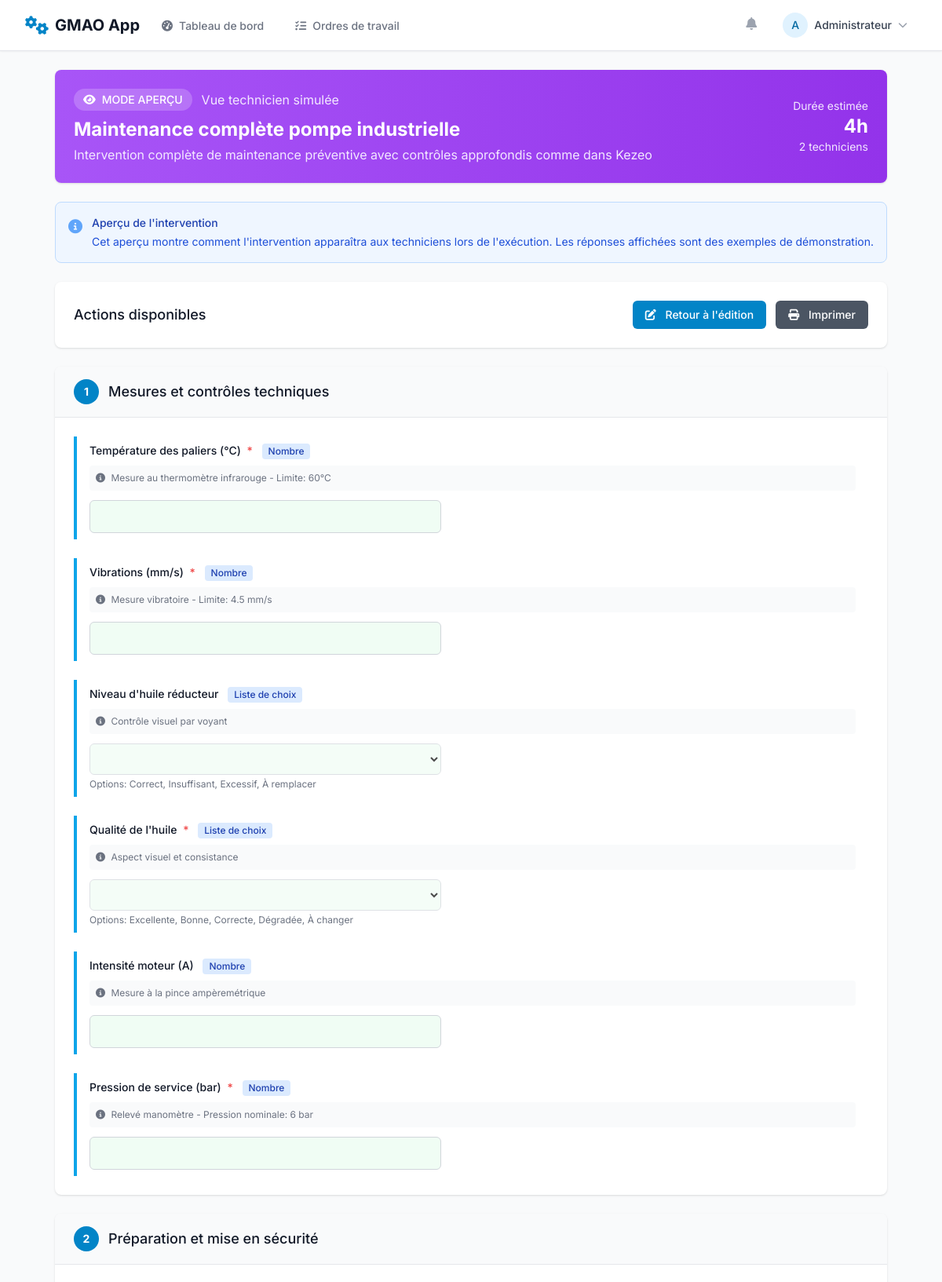
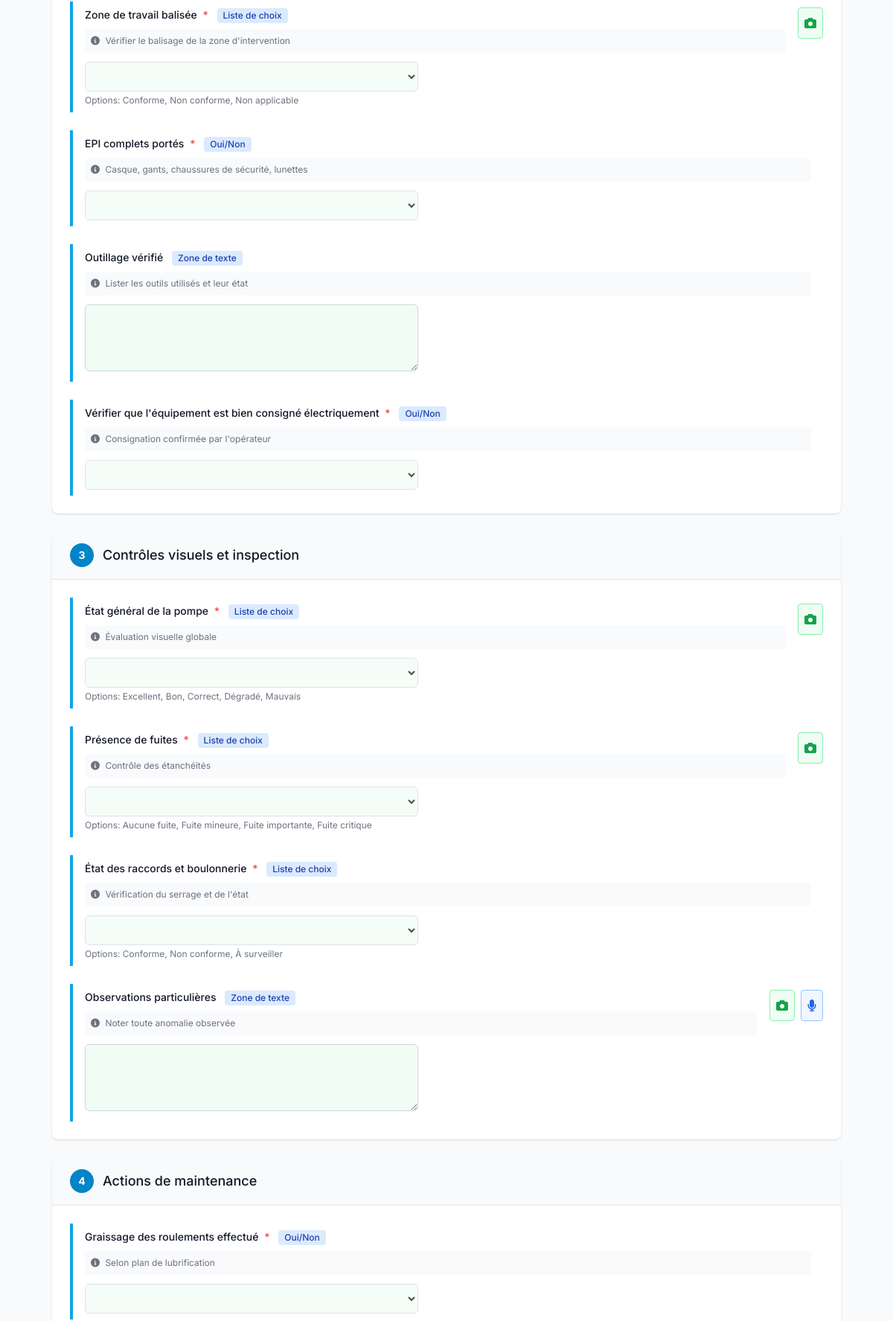
The app's page /interventions/3/preview/ (signed in, upper part) with its own data (2 pictures, top to bottom).
### core/models.py (models this page shows, shortened)
class Intervention(models.Model):
    STATUT_CHOIX = [
        ('DRAFT', 'Brouillon'),
        ('VALIDATED', 'Validé'),
        ('ARCHIVED', 'Archivé'),
    ]
    nom = models.CharField(max_length=255)
    description = models.TextField(blank=True, null=True, help_text="Décrivez l'objectif général de cette intervention.")
    statut = models.CharField(max_length=20, choices=STATUT_CHOIX, default='DRAFT')
    duree_estimee_heures = models.PositiveIntegerField(default=1, help_text="Durée estimée de l'intervention en heures.")
    techniciens_requis = models.PositiveIntegerField(default=1, help_text="Nombre de techniciens nécessaires.")
    competences_requises = models.ManyToManyField(Competence, blank=True, help_text="Compétences suggérées pour réaliser cette intervention.")
    pieces_necessaires = models.ManyToManyField(PieceDetachee, blank=True, help_text="Nomenclature des pièces habituellement nécessaires.")

class Operation(models.Model):
    intervention = models.ForeignKey(Intervention, on_delete=models.CASCADE, related_name='operations')
    nom = models.CharField(max_length=255)
    ordre = models.PositiveIntegerField(default=1)
    class Meta:
        ordering = ['ordre']
        unique_together = ('intervention', 'ordre')

class PointDeControle(models.Model):
    TYPE_CHAMP_CHOIX = [
        ('TEXT', 'Texte libre'),
        ('NUMBER', 'Nombre'),
        ('BOOLEAN', 'Oui/Non'),
        ('SELECT', 'Liste de choix'),
        ('TEXTAREA', 'Zone de texte'),
        ('DATE', 'Date'),
        ('TIME', 'Heure'),
        ('DATETIME', 'Date et heure'),
    ]
    operation = models.ForeignKey(Operation, on_delete=models.CASCADE, related_name='points_de_controle')
    label = models.CharField(max_length=255)
    type_champ = models.CharField(max_length=20, choices=TYPE_CHAMP_CHOIX, default='TEXT')
    aide = models.TextField(blank=True, null=True, help_text="Instructions pour l'utilisateur.")
    options = models.TextField(blank=True, null=True, help_text="Pour les listes, séparez les options par un point-virgule (;).")
    est_obligatoire = models.BooleanField(default=False)
    ordre = models.PositiveIntegerField(default=1)
    depend_de = models.ForeignKey('self', on_delete=models.CASCADE, null=True, blank=True, related_name='dependances')
    condition_affichage = models.CharField(max_length=100, blank=True, null=True, help_text="Condition à remplir sur le champ parent. Ex: 'OUI', '> 5', 'CONFORME'")
    permettre_photo = models.BooleanField(default=False, help_text="Autoriser l'ajout d'une ou plusieurs photos à cette réponse.")
    permettre_audio = models.BooleanField(default=False, help_text="Autoriser l'enregistrement d'un commentaire audio.")
    permettre_video = models.BooleanField(default=False, help_text="Autoriser l'enregistrement d'une vidéo.")
    permettre_fichiers = models.BooleanField(default=False , help_text="Autoriser l'ajout des fichiers.")
    types_fichiers_autorises = models.CharField(
        max_length=255,
        blank=True,
        null=True,
        help_text="Types de fichiers autorisés séparés par des virgules (ex: PDF,ZIP,DOC,XLS,JPG,PNG,MP4)"
    )
    peut_demander_reparation = models.BooleanField(
        default=False,
        help_text="Si coché, ce point peut générer une demande de réparation lors de l'exécution"
    )
    taille_max_fichier_mb = models.PositiveIntegerField(
        default=10,
        help_text="Taille maximale autorisée pour les fichiers en MB"
    )
    class Meta:
        ordering = ['ordre']

### core/views.py (the view)
# urls.py: path('interventions/<int:pk>/preview/', views.preview_intervention, name='preview_intervention'),
@login_required
@user_passes_test(is_manager_or_admin)
def preview_intervention(request, pk):
    intervention = get_object_or_404(Intervention, pk=pk)
    operations = intervention.operations.all().order_by('ordre')
    context = {
        'intervention': intervention,
        'operations': operations,
        'is_preview': True,
    }
    return render(request, 'core/intervention/preview_intervention.html', context)

### templates/core/intervention/preview_intervention.html (shortened to what this page needs)
{% extends 'core/base.html' %}
{% load custom_filters %}
{% block content %}
<div class="max-w-6xl mx-auto space-y-6">
    <div class="bg-gradient-to-r from-purple-500 to-purple-600 text-white shadow rounded-lg p-6">
        <div class="flex items-center justify-between">
            <div>
                <div class="flex items-center space-x-3 mb-2">
                    <span class="inline-flex items-center px-3 py-1 rounded-full text-sm font-medium bg-white bg-opacity-20 text-white">
                        <i class="fas fa-eye mr-2"></i>
                        MODE APERÇU
                    </span>
                    <span class="text-purple-100">Vue technicien simulée</span>
                </div>
                <h1 class="text-2xl font-bold">{{ intervention.nom }}</h1>
                <p class="text-purple-100 mt-1">{{ intervention.description }}</p>
            </div>
            <div class="text-right">
                <div class="text-sm text-purple-100">Durée estimée</div>
                <div class="text-2xl font-bold">{{ intervention.duree_estimee_heures }}h</div>
                <div class="text-sm text-purple-100">{{ intervention.techniciens_requis }} technicien{{ intervention.techniciens_requis|pluralize }}</div>
            </div>
        </div>
    </div>
    <div class="bg-blue-50 border border-blue-200 rounded-lg p-4">
        <div class="flex items-start">
            <div class="flex-shrink-0">
                <i class="fas fa-info-circle text-blue-400 text-lg"></i>
            </div>
            <div class="ml-3">
                <h3 class="text-sm font-medium text-blue-800">Aperçu de l'intervention</h3>
                <p class="mt-1 text-sm text-blue-700">
                    Cet aperçu montre comment l'intervention apparaîtra aux techniciens lors de l'exécution.
                    Les réponses affichées sont des exemples de démonstration.
                </p>
            </div>
        </div>
    </div>
    <div class="bg-white shadow rounded-lg p-6">
        <div class="flex items-center justify-between">
            <h3 class="text-lg font-medium text-gray-900">Actions disponibles</h3>
            <div class="flex space-x-3">
                <a href="{% url 'intervention_builder' intervention.pk %}"
                   class="bg-gmao-600 hover:bg-gmao-700 text-white px-4 py-2 rounded-md text-sm font-medium">
                    <i class="fas fa-edit mr-2"></i>
                    Retour à l'édition
                </a>
                <button onclick="window.print()"
                        class="bg-gray-600 hover:bg-gray-700 text-white px-4 py-2 rounded-md text-sm font-medium">
                    <i class="fas fa-print mr-2"></i>
                    Imprimer
                </button>
            </div>
        </div>
    </div>
    <form class="space-y-6">
        {% for operation in operations %}
        <div class="bg-white shadow rounded-lg overflow-hidden">
            <div class="bg-gray-50 px-6 py-4 border-b border-gray-200">
                <h3 class="text-lg font-medium text-gray-900 flex items-center">
                    <span class="bg-gmao-600 text-white rounded-full w-8 h-8 flex items-center justify-center text-sm font-bold mr-3">
                        {{ operation.ordre }}
                    </span>
                    {{ operation.nom }}
                </h3>
            </div>
            <div class="p-6">
                {% if operation.points_de_controle.all %}
                <div class="space-y-6">
                    {% for point in operation.points_de_controle.all %}
                    <div class="border-l-4 border-gmao-500 pl-4 py-2">
                        <div class="flex items-start justify-between">
                            <div class="flex-1">
                                <label class="block text-sm font-medium text-gray-900 mb-2">
                                    {{ point.label }}
                                    {% if point.est_obligatoire %}
                                    <span class="text-red-500 ml-1">*</span>
                                    {% endif %}
                                    <span class="inline-flex items-center px-2 py-0.5 rounded text-xs font-medium bg-blue-100 text-blue-800 ml-2">
                                        {{ point.get_type_champ_display }}
                                    </span>
                                </label>
                                {% if point.aide %}
                                <p class="text-xs text-gray-500 mb-3 bg-gray-50 p-2 rounded">
                                    <i class="fas fa-info-circle mr-1"></i>
                                    {{ point.aide }}
                                </p>
                                {% endif %}
                                <div class="max-w-md">
                                    {% if point.type_champ == 'BOOLEAN' %}
                                    <select class="w-full px-3 py-2 border border-gray-300 rounded-md bg-green-50" disabled>
                                        <option>{{ reponses_demo|get_item:point.id }}</option>
                                    </select>
                                    {% elif point.type_champ == 'SELECT' and point.options %}
                                    <select class="w-full px-3 py-2 border border-gray-300 rounded-md bg-green-50" disabled>
                                        <option>{{ reponses_demo|get_item:point.id }}</option>
                                    </select>
                                    <div class="text-xs text-gray-500 mt-1">
                                        Options: {{ point.options|split:';'|join:', ' }}
                                    </div>
                                    {% elif point.type_champ == 'NUMBER' %}
                                    <input type="number" value="{{ reponses_demo|get_item:point.id }}"
                                           class="w-full px-3 py-2 border border-gray-300 rounded-md bg-green-50" readonly>
                                    {% elif point.type_champ == 'DATE' %}
                                    <input type="date" value="{{ reponses_demo|get_item:point.id }}"
                                           class="w-full px-3 py-2 border border-gray-300 rounded-md bg-green-50" readonly>
                                    {% elif point.type_champ == 'TIME' %}
                                    <input type="time" value="{{ reponses_demo|get_item:point.id }}"
                                           class="w-full px-3 py-2 border border-gray-300 rounded-md bg-green-50" readonly>
                                    {% elif point.type_champ == 'DATETIME' %}
                                    <input type="datetime-local" value="{{ reponses_demo|get_item:point.id }}"
                                           class="w-full px-3 py-2 border border-gray-300 rounded-md bg-green-50" readonly>
                                    {% elif point.type_champ == 'TEXTAREA' %}
                                    <textarea rows="3" class="w-full px-3 py-2 border border-gray-300 rounded-md bg-green-50" readonly>{{ reponses_demo|get_item:point.id }}</textarea>
                                    {% else %}
                                    <input type="text" value="{{ reponses_demo|get_item:point.id }}"
                                           class="w-full px-3 py-2 border border-gray-300 rounded-md bg-green-50" readonly>
                                    {% endif %}
                                </div>
                            </div>
                            <div class="ml-4 flex space-x-2">
                                {% if point.permettre_photo %}
                                <div class="p-2 text-green-600 border border-green-300 rounded bg-green-50" title="Photos autorisées">
                                    <i class="fas fa-camera"></i>
                                </div>
                                {% endif %}
                                {% if point.permettre_audio %}
                                <div class="p-2 text-blue-600 border border-blue-300 rounded bg-blue-50" title="Audio autorisé">
                                    <i class="fas fa-microphone"></i>
                                </div>
                                {% endif %}
                            </div>
                        </div>
                    </div>
                    {% endfor %}
                </div>
                {% else %}
                <div class="text-center py-8 text-gray-500">
                    <i class="fas fa-clipboard text-3xl mb-4"></i>
                    <p>Aucun point de contrôle défini pour cette opération.</p>
                </div>
                {% endif %}
            </div>
        </div>
        {% endfor %}
    </form>
</div>
{% endblock %}

### templates/core/base.html (shortened to what this page needs)
{% load static %}
{% load i18n %}
<!DOCTYPE html>
<html lang="fr" class="h-full bg-gray-50">
<head>
    <script src="https://cdn.tailwindcss.com"></script>
    <link rel="stylesheet" href="https://cdnjs.cloudflare.com/ajax/libs/font-awesome/6.4.0/css/all.min.css">
</head>
<body class="h-full bg-gray-50 min-h-screen flex flex-col min-h-screen">
    <nav class="bg-white shadow-sm border-b border-gray-200">
        <div class="max-w-7xl mx-auto px-4 sm:px-6 lg:px-8">
            <div class="flex justify-between h-16">
                <div class="flex">
                    <div class="flex-shrink-0 flex items-center">
                        <a href="{% url 'dashboard' %}" class="flex items-center space-x-2">
                            <i class="fas fa-cogs text-gmao-600 text-2xl"></i>
                            <span class="text-xl font-bold text-gray-900">GMAO App</span>
                        </a>
                    </div>
                    {% if user.is_authenticated %}
                    <div class="hidden sm:ml-6 sm:flex sm:space-x-8">
                        <a href="{% url 'dashboard' %}"
                           class="{% if request.resolver_match.url_name == 'dashboard' %}border-gmao-500 text-gray-900{% else %}border-transparent text-gray-500 hover:border-gray-300 hover:text-gray-700{% endif %} inline-flex items-center px-1 pt-1 border-b-2 text-sm font-medium">
                            <i class="fas fa-tachometer-alt mr-2"></i>
                            Tableau de bord
                        </a>
                        <a href="{% url 'liste_ordres_travail' %}"
                           class="{% if 'ordre' in request.resolver_match.url_name %}border-gmao-500 text-gray-900{% else %}border-transparent text-gray-500 hover:border-gray-300 hover:text-gray-700{% endif %} inline-flex items-center px-1 pt-1 border-b-2 text-sm font-medium">
                            <i class="fas fa-tasks mr-2"></i>
                            Ordres de travail
                        </a>
                    </div>
                    {% endif %}
                </div>
                {% if user.is_authenticated %}
                <div class="hidden sm:ml-6 sm:flex sm:items-center">
                    <button type="button" class="bg-white p-1 rounded-full text-gray-400 hover:text-gray-500 focus:outline-none focus:ring-2 focus:ring-offset-2 focus:ring-gmao-500">
                        <i class="fas fa-bell h-6 w-6"></i>
                    </button>
                    <div class="ml-3 relative">
                        <div class="dropdown inline-block relative">
                            <button class="bg-white rounded-full flex text-sm focus:outline-none focus:ring-2 focus:ring-offset-2 focus:ring-gmao-500 items-center space-x-2 px-3 py-2 hover:bg-gray-50">
                                <div class="h-8 w-8 rounded-full bg-gmao-100 flex items-center justify-center">
                                    <span class="text-sm font-medium text-gmao-700">
                                        {{ user.first_name.0|default:user.username.0|upper }}
                                    </span>
                                </div>
                                <span class="text-gray-700 text-sm font-medium">{{ user.first_name|default:user.username }}</span>
                                <i class="fas fa-chevron-down text-gray-400 text-xs"></i>
                            </button>
                        </div>
                    </div>
                </div>
                {% endif %}
            </div>
        </div>
    </nav>
    <main class="max-w-7xl px-4 mx-auto py-6 px-4 sm:px-6 lg:px-8 flex-grow">
        {% block content %}
        {% endblock %}
    </main>
</body>
</html>

### records on screen
Intervention: nom "Maintenance complète pompe industrielle", description "Intervention complète de maintenance préventive avec contrôles approfondis comme dans Kezeo", duree_estimee_heures "4", techniciens_requis "2"
Operation: ordre "1", nom "Mesures et contrôles techniques"
PointDeControle: label "Température des paliers (°C)", type_champ "Nombre", aide "Mesure au thermomètre infrarouge - Limite: 60°C"
PointDeControle: label "Vibrations (mm/s)", type_champ "Nombre", aide "Mesure vibratoire - Limite: 4.5 mm/s"
PointDeControle: label "Niveau d'huile réducteur", type_champ "Liste de choix", aide "Contrôle visuel par voyant", options|split "Correct, Insuffisant, Excessif, À remplacer"
PointDeControle: label "Qualité de l'huile", type_champ "Liste de choix", aide "Aspect visuel et consistance", options|split "Excellente, Bonne, Correcte, Dégradée, À changer"
PointDeControle: label "Intensité moteur (A)", type_champ "Nombre", aide "Mesure à la pince ampèremétrique"
PointDeControle: label "Pression de service (bar)", type_champ "Nombre", aide "Relevé manomètre - Pression nominale: 6 bar"
Operation: ordre "2", nom "Préparation et mise en sécurité"
PointDeControle: label "Zone de travail balisée", type_champ "Liste de choix", aide "Vérifier le balisage de la zone d'intervention", options|split "Conforme, Non conforme, Non applicable", permettre_photo True (drawn)
PointDeControle: label "EPI complets portés", type_champ "Oui/Non", aide "Casque, gants, chaussures de sécurité, lunettes"
PointDeControle: label "Outillage vérifié", type_champ "Zone de texte", aide "Lister les outils utilisés et leur état"
PointDeControle: label "Vérifier que l'équipement est bien consigné électriquement", type_champ "Oui/Non", aide "Consignation confirmée par l'opérateur"
Operation: ordre "3", nom "Contrôles visuels et inspection"
PointDeControle: label "État général de la pompe", type_champ "Liste de choix", aide "Évaluation visuelle globale", options|split "Excellent, Bon, Correct, Dégradé, Mauvais", permettre_photo True (drawn)
PointDeControle: label "Présence de fuites", type_champ "Liste de choix", aide "Contrôle des étanchéités", options|split "Aucune fuite, Fuite mineure, Fuite importante, Fuite critique", permettre_photo True (drawn)
PointDeControle: label "État des raccords et boulonnerie", type_champ "Liste de choix", aide "Vérification du serrage et de l'état", options|split "Conforme, Non conforme, À surveiller"
PointDeControle: label "Observations particulières", type_champ "Zone de texte", aide "Noter toute anomalie observée", permettre_photo True (drawn), permettre_audio True (drawn)
Operation: ordre "4", nom "Actions de maintenance"
PointDeControle: label "Graissage des roulements effectué", type_champ "Oui/Non", aide "Selon plan de lubrification"

### other values on screen
{{ user.first_name.0|default:user.username.0|upper }} "A"
{{ user.first_name|default:user.username }} "Administrateur"
